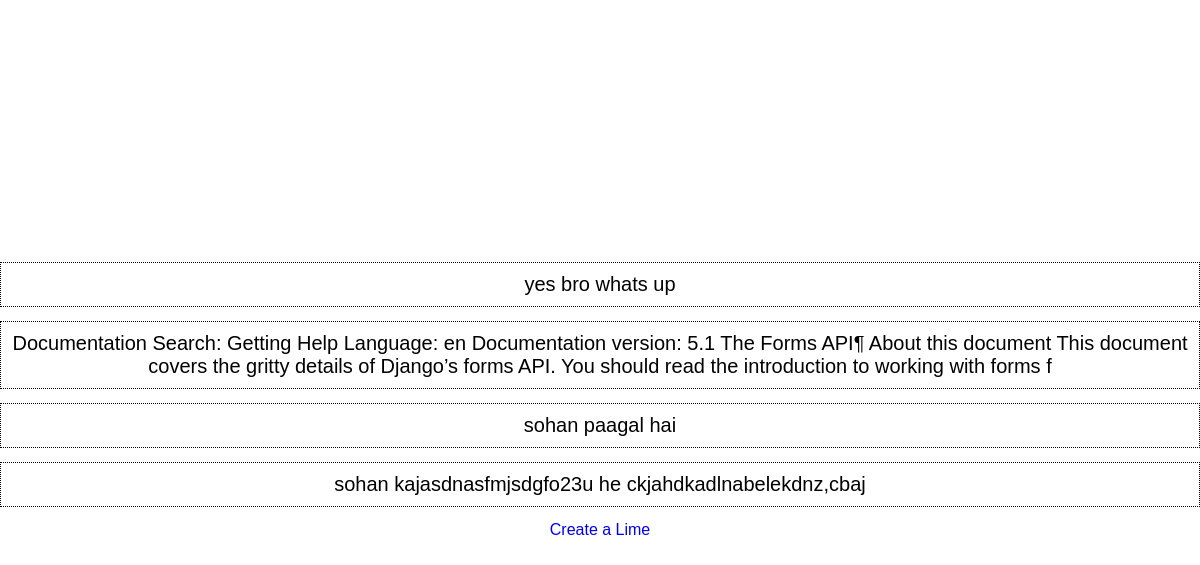
/limes/, run on the app's committed database.
### limes/models.py (models this page shows, shortened)
class Limes(models.Model):
  content = models.CharField(max_length=250)

### limes/views.py (the view)
# urls.py: path('limes/', include("limes.urls")),
def limes(request):
    limes = Limes.objects.all()
    return render(request, "limes.html", {"limes": limes})

### limes/templates/limes.html (shortened to what this page needs)
{% extends "base.html" %}
{% block content %}
<div class="container">
{% for lime in limes %}
  <div class="lime">
    <p>{{lime.content}}</p>
  </div>
  {% endfor %}
  <a href="/limes/create">Create a Lime</a>
</div>
{% endblock content %}

### templates/base.html (shortened to what this page needs)
<!DOCTYPE html>
<html lang="en">
<head>
</head>
<body>
  {% block content %}{% endblock content %}
</body>
</html>

### limes/templates/limes.html (style rules this page uses)
.container { display: flex; flex-direction: column; justify-content: center; gap: 14px; align-items: center; min-height: 100svh; min-height: 100dvh; min-height: 100vh; }
.lime { padding-inline: 10px; padding-block: 10px; font-size: 20px; border: 1px dotted black; width: 100%; text-align: center; }

### templates/base.html (style rules this page uses)
* { margin: 0; padding: 0; box-sizing: border-box; text-decoration: none; font-family: sans-serif, system-ui; }

### data on the page
Limes: content "yes bro whats up"
Limes: content "Documentation Search: Getting Help Language: en Documentation version: 5.1 The Forms API¶ About this document This document covers the gritty details of Django’s forms API. You should read the introduction to working with forms f"
Limes: content "sohan paagal hai"
Limes: content "sohan kajasdnasfmjsdgfo23u he ckjahdkadlnabelekdnz,cbaj"
